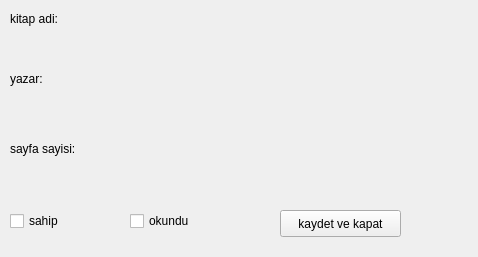
<?xml version="1.0" encoding="UTF-8"?>
<ui version="4.0">
 <class>kitap_detay_isim</class>
 <widget class="QWidget" name="kitap_detay_isim">
  <property name="geometry">
   <rect>
    <x>0</x>
    <y>0</y>
    <width>478</width>
    <height>257</height>
   </rect>
  </property>
  <property name="windowTitle">
   <string>Form</string>
  </property>
  <widget class="QLabel" name="label">
   <property name="geometry">
    <rect>
     <x>10</x>
     <y>10</y>
     <width>451</width>
     <height>51</height>
    </rect>
   </property>
   <property name="font">
    <font>
     <pointsize>12</pointsize>
     <weight>75</weight>
     <italic>true</italic>
     <bold>true</bold>
    </font>
   </property>
   <property name="text">
    <string/>
   </property>
  </widget>
  <widget class="QLabel" name="kitap_detay_yazar">
   <property name="geometry">
    <rect>
     <x>10</x>
     <y>80</y>
     <width>451</width>
     <height>41</height>
    </rect>
   </property>
   <property name="font">
    <font>
     <italic>true</italic>
    </font>
   </property>
   <property name="text">
    <string/>
   </property>
  </widget>
  <widget class="QLabel" name="kitap_detay_sayfa">
   <property name="geometry">
    <rect>
     <x>10</x>
     <y>150</y>
     <width>451</width>
     <height>41</height>
    </rect>
   </property>
   <property name="font">
    <font>
     <family>Purisa</family>
     <pointsize>16</pointsize>
    </font>
   </property>
   <property name="text">
    <string/>
   </property>
  </widget>
  <widget class="QLabel" name="label_4">
   <property name="geometry">
    <rect>
     <x>10</x>
     <y>10</y>
     <width>67</width>
     <height>17</height>
    </rect>
   </property>
   <property name="text">
    <string>kitap adi:</string>
   </property>
  </widget>
  <widget class="QLabel" name="label_5">
   <property name="geometry">
    <rect>
     <x>10</x>
     <y>70</y>
     <width>67</width>
     <height>17</height>
    </rect>
   </property>
   <property name="text">
    <string>yazar:</string>
   </property>
  </widget>
  <widget class="QLabel" name="label_6">
   <property name="geometry">
    <rect>
     <x>10</x>
     <y>140</y>
     <width>81</width>
     <height>17</height>
    </rect>
   </property>
   <property name="text">
    <string>sayfa sayisi:</string>
   </property>
  </widget>
  <widget class="QCheckBox" name="kitap_detay_sahip">
   <property name="geometry">
    <rect>
     <x>10</x>
     <y>210</y>
     <width>97</width>
     <height>22</height>
    </rect>
   </property>
   <property name="text">
    <string>sahip</string>
   </property>
  </widget>
  <widget class="QCheckBox" name="kitap_detay_okundu">
   <property name="geometry">
    <rect>
     <x>130</x>
     <y>210</y>
     <width>97</width>
     <height>22</height>
    </rect>
   </property>
   <property name="text">
    <string>okundu</string>
   </property>
  </widget>
  <widget class="QPushButton" name="kitap_detay_tus">
   <property name="geometry">
    <rect>
     <x>280</x>
     <y>210</y>
     <width>121</width>
     <height>27</height>
    </rect>
   </property>
   <property name="text">
    <string>kaydet ve kapat</string>
   </property>
  </widget>
 </widget>
 <resources/>
 <connections/>
</ui>
